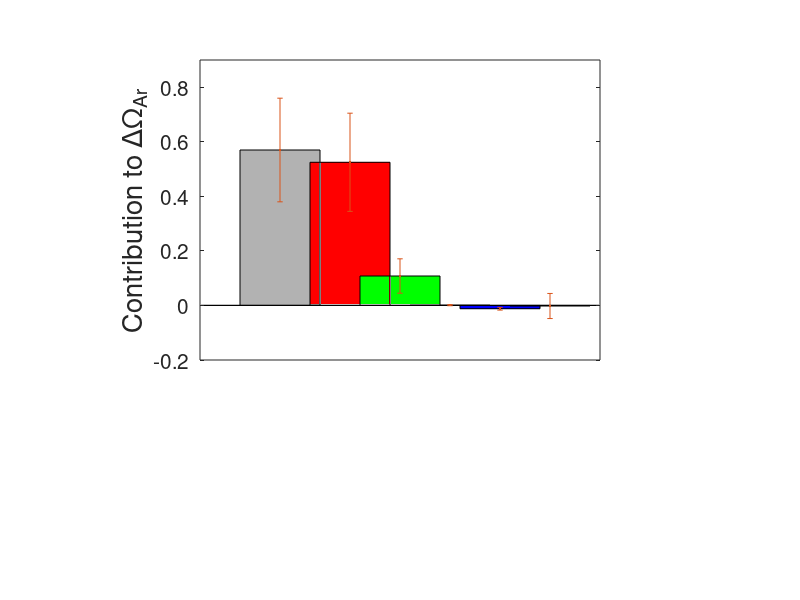

MATLAB code to generate this figure: (Note: this script raises an error after producing the figure.)
%Plots Figure 3

axes('Position',[0.25, 0.4, 0.5, 0.5])
deltas=[0.57, 0.525, 0.108, 0.001, -0.012, -0.002]
%sDIC, sTA, T, S_total, pTA
SD=[0.19, 0.180, 0.063, 0.002, 0.005, 0.046]

%bar graph
bar(0.6, deltas(1),'facecolor', [0.7 0.7 0.7])
hold on
bar(2, deltas(2), 'r')
hold on
bar(3, deltas(3), 'g')
hold on 
bar(4, deltas(4), 'm')
hold on
bar(5, deltas(5), 'b')
hold on
bar(6, deltas(6), 'c')

%formats axes
set(gca,'XTickLabel','','XTick', [], 'fontsize',15)
set(gca,'Ytick',-0.2:0.2:0.9)
ylabel('Contribution to \Delta\Omega_{Ar}','fontsize',20)
ylim([-.2 0.9])

%adds error bar
errorbar([0.6 2 3 4 5 6], deltas, SD,'.','color','k','linewidth',2)

%adds text to plot
text(0.6,0.83,'Total','fontsize',20,'horizontalalignment','center')
text(2,0.83,'sDIC','fontsize',20,'horizontalalignment','center')
text(3,0.83,'sTA','fontsize',20,'horizontalalignment','center')
text(4,0.83,'Temp','fontsize',20,'horizontalalignment','center')
text(5,0.83,'Sal','fontsize',20,'horizontalalignment','center')   
text(6,0.83,'pTA','fontsize',20,'horizontalalignment','center')

text(0.6,-0.07,'0.572 \pm 0.192' ,'fontsize',12,'horizontalalignment','center')
text(2,-0.15,'0.525 \pm 0.180' ,'fontsize',12,'horizontalalignment','center')
text(3,-0.07,'0.108 \pm 0.063' ,'fontsize',12,'horizontalalignment','center')
text(4,-0.15,'0.001 \pm 0.002' ,'fontsize',12,'horizontalalignment','center')
text(5,-0.07,'-0.012 \pm 0.005' ,'fontsize',12,'horizontalalignment','center')
text(6,-0.15,'-0.002 \pm 0.046' ,'fontsize',12,'horizontalalignment','center')
text(1.1,0.97,'Decomposition of \Delta\Omega_{Ar} from winter', 'fontsize',20)

%plots division line between total and carbon system components
X=[1.3 1.3]
Y = [-0.2 0.9]
hold on
plot(X,Y, '--k', 'linewidth', 2)

